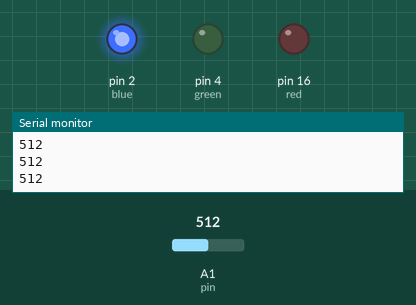
This sketch was run on a simulated Arduino Uno, built with avr-gcc and run on an emulated ATmega328P. On the bench: output pins drawn as LEDs (lit = HIGH), the last lines printed to the serial monitor. The test bench sets the inputs (shaded band); at power-on: A1 (pin) = 512.

Above: at 1.2 s.
1.3 s: A1 (pin) set to 983
2.8 s: A1 (pin) set to 1014
At 3.8 s:
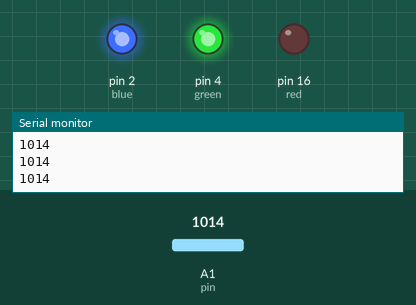
4.3 s: A1 (pin) set to 990
At 4.8 s:
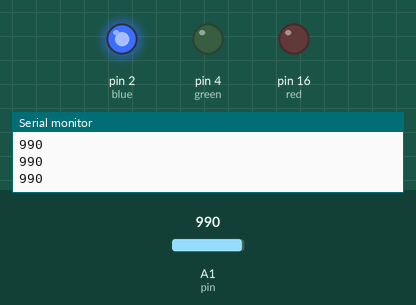
5.8 s: A1 (pin) set to 1010
At 7.3 s:
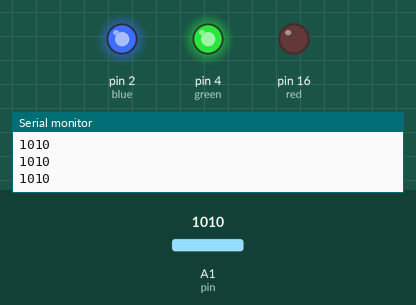
Timing chart, 0 to 8.3 s (numbered marks = the images above; inputs shaded):
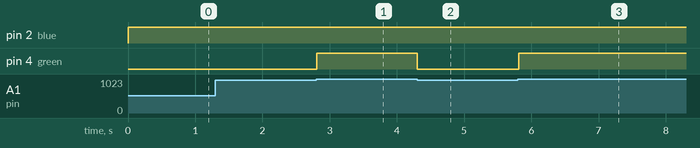

Measured:
- the behaviour switches between 1000 and 1001 on A1 (pin) (found by bisection; images 0 and 1)
- after the input at 2.8 s, pin 4 (green): LOW → HIGH at once
- after the input at 4.3 s, pin 4 (green): HIGH → LOW at once
- after the input at 5.8 s, pin 4 (green): LOW → HIGH at once

The sketch:

Blink_hafta2.ino
```cpp
int pin=15;
int blue=2;
int green=4;
int red=16;
// the setup function runs once when you press reset or power the board
void setup() {
  // initialize digital pin LED_BUILTIN as an output.
  pinMode(pin,INPUT);
  pinMode(blue,OUTPUT);
  pinMode(green,OUTPUT);
  pinMode(red,OUTPUT);

  Serial.begin(9600);
}

// the loop function runs over and over again forever
void loop() {
  int value =analogRead(pin);
  Serial.println(value);
  if(0<value & value<1000){
    digitalWrite(blue,HIGH);
     digitalWrite(green,LOW);
      digitalWrite(red,LOW);

  }
   if(1000<value & value<2000){
    digitalWrite(green,HIGH);

  }
   if(2000<value & value<3000){
    digitalWrite(red,HIGH);

  }

}
```
